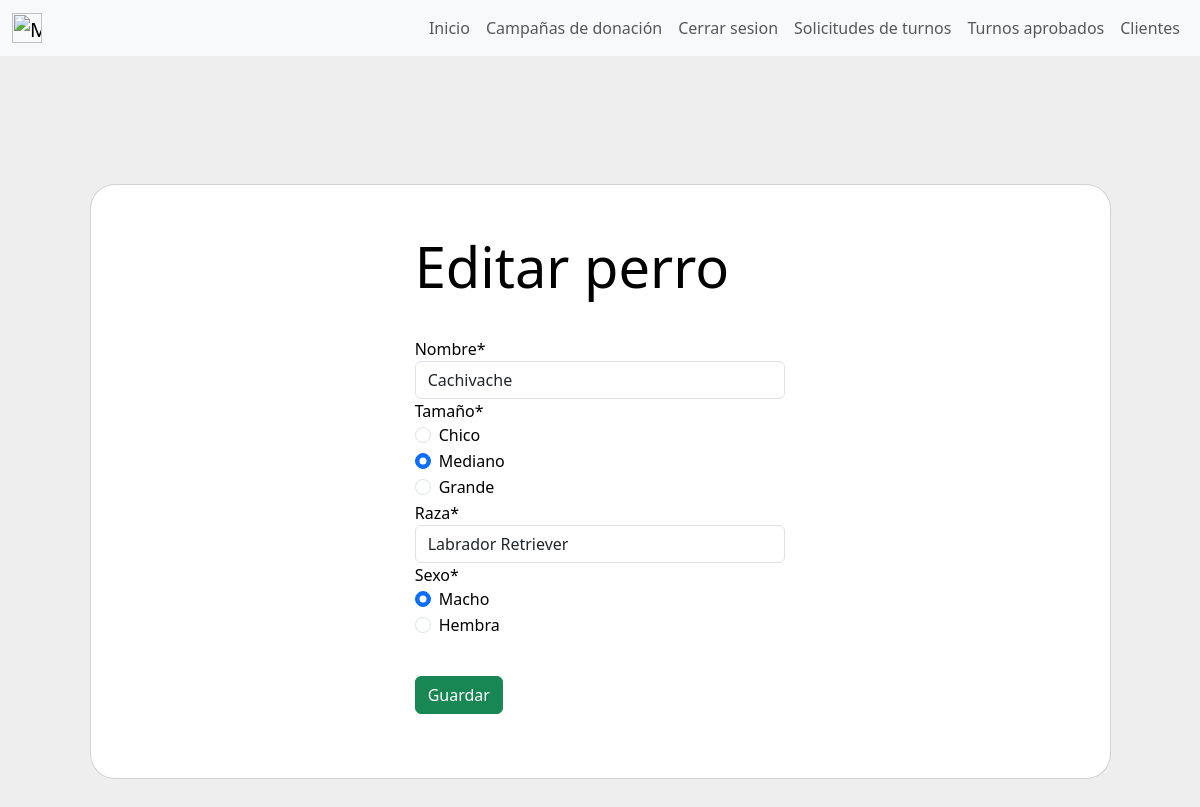
Screenshot of /editar_perro/1/ (signed in) with the database file from the repository.
### gestion_de_mascotas/models.py (models this page shows, shortened)
class Perro(models.Model):
    nombre = models.CharField(verbose_name="Nombre",max_length=30)
    size = models.CharField(verbose_name="Tamaño", max_length=50)
    owner = models.ForeignKey(User, on_delete=models.CASCADE)
    raza = models.ForeignKey(Raza, on_delete=models.CASCADE, default=None, null=True)
    sexo = models.CharField(max_length=30,null=True, default=None)
    nacimiento = models.DateField()
    class Meta:
        unique_together = (('nombre', 'owner'))
        verbose_name='perro'
        verbose_name_plural='perros'

class Raza(models.Model):
    nombre = models.CharField(max_length=50)
    class Meta():
        verbose_name = "Raza"
        verbose_name_plural = "Razas"
    def __str__(self) :
        return self.nombre

### gestion_de_mascotas/views.py (the view)
# urls.py: path('editar_perro/<id>/',views.editar_perro, name= "editar_perro"),
def editar_perro(request, id) :
    if request.user.is_authenticated and request.user.is_superuser :
        perro = get_object_or_404(Perro, id=id)
        form = Perro_form_update(request.POST or None, instance = perro)
        data = {
            'form': form,
        }
        if form.is_valid():
            perro.nombre = request.POST['nombre']
            perro.size = request.POST['size']
            perro.save()
            params = {'id': perro.owner.id}
            return redirect(reverse(f'ver_perros_cliente', kwargs=params))
        else:
            return render(request,"gestion_de_mascotas/editar_perro.html",data)

### gestion_de_mascotas/forms.py
class Perro_form_update(forms.ModelForm) :
    raza = forms.ModelChoiceField(queryset=Raza.objects.all(), empty_label='Ninguno')
    opciones_size = [
        ('Chico', 'Chico'),
        ('Mediano', 'Mediano'),
        ('Grande', 'Grande'),
    ]
    opciones_sexo = [
        ('Macho', 'Macho'),
        ('Hembra', 'Hembra'),
    ]
    size = forms.ChoiceField(widget=forms.RadioSelect, choices=opciones_size, label="Tamaño")
    sexo = forms.ChoiceField(widget=forms.RadioSelect, choices=opciones_sexo, label="Sexo")
    class Meta:
        model = Perro
        fields = [
            "nombre",
            "size",
            "raza",
            "sexo",
        ]

### gestion_de_mascotas/templates/gestion_de_mascotas/editar_perro.html (shortened to what this page needs)
{% extends "gestion_de_usuarios/base.html" %}
{% load crispy_forms_tags %}
{% block content %}
<section class="vh-100" style="background-color: #eee;">
    <div class="container h-100">
      <div class="row d-flex justify-content-center align-items-center h-100">
        <div class="col-lg-12 col-xl-11">
          <div class="card text-black" style="border-radius: 25px; margin-top: 5%;">
            <div class="card-body p-md-5">
              <div class="row justify-content-center">
                <div class="col-md-10 col-lg-6 col-xl-5 order-2 order-lg-1">
                  <p class="display-4" style="margin-bottom: 10%;">Editar perro</p>
                  <form class="form-label"action="" method="post">
                    {{ form | crispy }}
                    <button type="submit" class=" btn btn-success" style="margin-top: 10%;">Guardar</button>
                </form>
                </div>
              </div>
            </div>
          </div>
        </div>
      </div>
    </div>
  </section>
{% endblock %}

### rows the page displays
Perro: nombre "Cachivache", size "☐ Chico ☑ Mediano ☐ Grande", raza "Labrador Retriever", sexo "☑ Macho ☐ Hembra"
